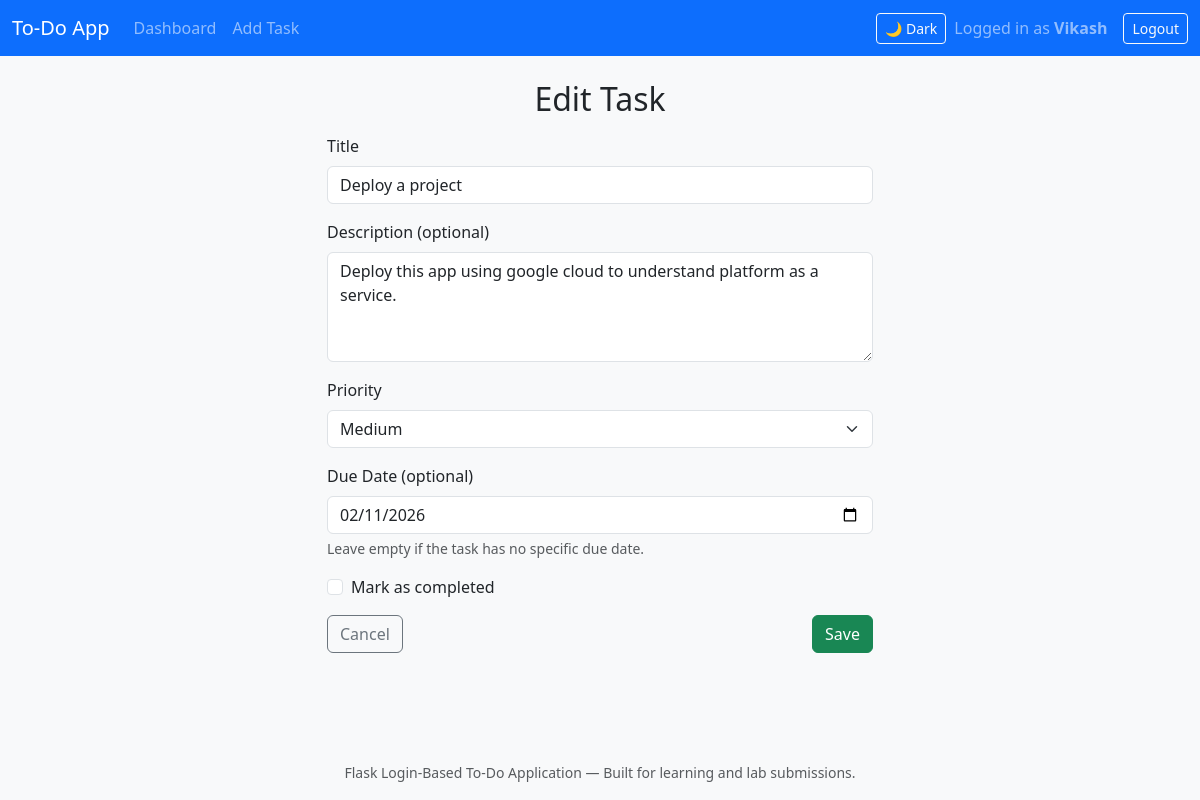
Screenshot of /tasks/1/edit (signed in) with the database file from the repository.
### models.py (models this page shows, shortened)
class User(db.Model):
    id = db.Column(db.Integer, primary_key=True)
    username = db.Column(db.String(80), unique=True, nullable=False)
    password_hash = db.Column(db.String(255), nullable=False)
    tasks = db.relationship("Task", backref="user", lazy=True)

class Task(db.Model):
    id = db.Column(db.Integer, primary_key=True)
    title = db.Column(db.String(120), nullable=False)
    description = db.Column(db.Text, nullable=True)
    priority = db.Column(db.String(10), nullable=False, default="Medium")
    is_completed = db.Column(db.Boolean, nullable=False, default=False)
    created_at = db.Column(db.DateTime, nullable=False, default=datetime.utcnow)
    completed_at = db.Column(db.DateTime, nullable=True)
    due_date = db.Column(db.Date, nullable=True)
    user_id = db.Column(db.Integer, db.ForeignKey("user.id"), nullable=False)

### app.py (the view, shortened to what this page needs)
    @app.route("/tasks/<int:task_id>/edit", methods=["GET", "POST"])
    @login_required
    def edit_task(task_id):
        task = Task.query.filter_by(id=task_id, user_id=g.user.id).first_or_404()
        form = TaskForm(obj=task)
        return render_template("edit_task.html", form=form, mode="edit", task=task)

### forms.py (shortened to what this page needs)
class TaskForm(FlaskForm):
    title = StringField(
        "Title",
        validators=[
            DataRequired(message="Please provide a title for the task."),
            Length(max=120),
        ],
    )
    description = TextAreaField(
        "Description (optional)",
        validators=[Length(max=1000)],
    )
    priority = SelectField(
        "Priority",
        choices=[("Low", "Low"), ("Medium", "Medium"), ("High", "High")],
        default="Medium",
        validators=[DataRequired()],
    )
    due_date = DateField(
        "Due Date (optional)",
        format="%Y-%m-%d",
        validators=[],
        default=None,
    )
    is_completed = BooleanField("Mark as completed")
    submit = SubmitField("Save")

### templates/edit_task.html (shortened to what this page needs)
{% extends "base.html" %}
{% block content %}
<div class="row justify-content-center">
    <div class="col-md-8 col-lg-6">
        <h2 class="mb-3 text-center">
            {% if mode == 'edit' %}Edit Task{% else %}Add New Task{% endif %}
        </h2>
        <form method="post" novalidate>
            <div class="mb-3">
                {{ form.title.label(class="form-label") }}
                {{ form.title(class="form-control", placeholder="Short task title") }}
            </div>
            <div class="mb-3">
                {{ form.description.label(class="form-label") }}
                {{ form.description(class="form-control", rows="4", placeholder="Optional: add more details") }}
            </div>
            <div class="mb-3">
                {{ form.priority.label(class="form-label") }}
                {{ form.priority(class="form-select") }}
            </div>
            <div class="mb-3">
                {{ form.due_date.label(class="form-label") }}
                {{ form.due_date(class="form-control", placeholder="YYYY-MM-DD") }}
                <div class="form-text">
                    Leave empty if the task has no specific due date.
                </div>
            </div>
            {% if mode == 'edit' %}
            <div class="form-check mb-3">
                {{ form.is_completed(class="form-check-input") }}
                {{ form.is_completed.label(class="form-check-label") }}
            </div>
            {% endif %}
            <div class="d-flex justify-content-between">
                <a href="{{ url_for('dashboard') }}" class="btn btn-outline-secondary">Cancel</a>
                {{ form.submit(class="btn btn-success") }}
            </div>
        </form>
    </div>
</div>
{% endblock %}

### templates/base.html (shortened to what this page needs)
<!DOCTYPE html>
<html lang="en" data-theme="light">
<head>
    <link
        href="https://cdn.jsdelivr.net/npm/bootstrap@5.3.3/dist/css/bootstrap.min.css"
        rel="stylesheet"
    >
    <link rel="stylesheet" href="{{ url_for('static', filename='css/style.css') }}">
</head>
<body>
<nav class="navbar navbar-expand-lg navbar-dark bg-primary">
    <div class="container-fluid">
        <a class="navbar-brand" href="{{ url_for('dashboard') if g.user else url_for('login') }}">
            To-Do App
        </a>
        <div class="collapse navbar-collapse" id="navbarNav">
            <ul class="navbar-nav me-auto mb-2 mb-lg-0">
                {% if g.user %}
                    <li class="nav-item">
                        <a class="nav-link" href="{{ url_for('dashboard') }}">Dashboard</a>
                    </li>
                    <li class="nav-item">
                        <a class="nav-link" href="{{ url_for('create_task') }}">Add Task</a>
                    </li>
                {% endif %}
            </ul>
            <div class="d-flex align-items-center gap-2">
                <button class="btn btn-sm btn-outline-light" id="themeToggleBtn" type="button">
                </button>
                {% if g.user %}
                    <span class="navbar-text me-2">
                        Logged in as <strong>{{ g.user.username }}</strong>
                    </span>
                    <a class="btn btn-sm btn-outline-light" href="{{ url_for('logout') }}">Logout</a>
                {% else %}
                    <a class="btn btn-sm btn-outline-light" href="{{ url_for('login') }}">Login</a>
                    <a class="btn btn-sm btn-light" href="{{ url_for('register') }}">Register</a>
                {% endif %}
            </div>
        </div>
    </div>
</nav>
<main class="container my-4">
    {% block content %}{% endblock %}
</main>
<footer class="text-center py-3 mt-auto">
    <small class="text-muted">
        Flask Login-Based To-Do Application &mdash; Built for learning and lab submissions.
    </small>
</footer>
</body>
</html>

### static/css/style.css (style rules this page uses)
html, body { height: 100%; }
body { display: flex; flex-direction: column; background-color: #f8f9fa; }
main.container { flex: 1 0 auto; }
footer { flex-shrink: 0; }
:root[data-theme="light"] { --bg-color: #f8f9fa; --text-color: #212529; --card-bg: #ffffff; }

### rows the page displays
User: user.username "Vikash"
Task: title "Deploy a project", description "Deploy this app using google cloud to understand platform as a service.", priority "Medium", due_date "02/11/2026"
